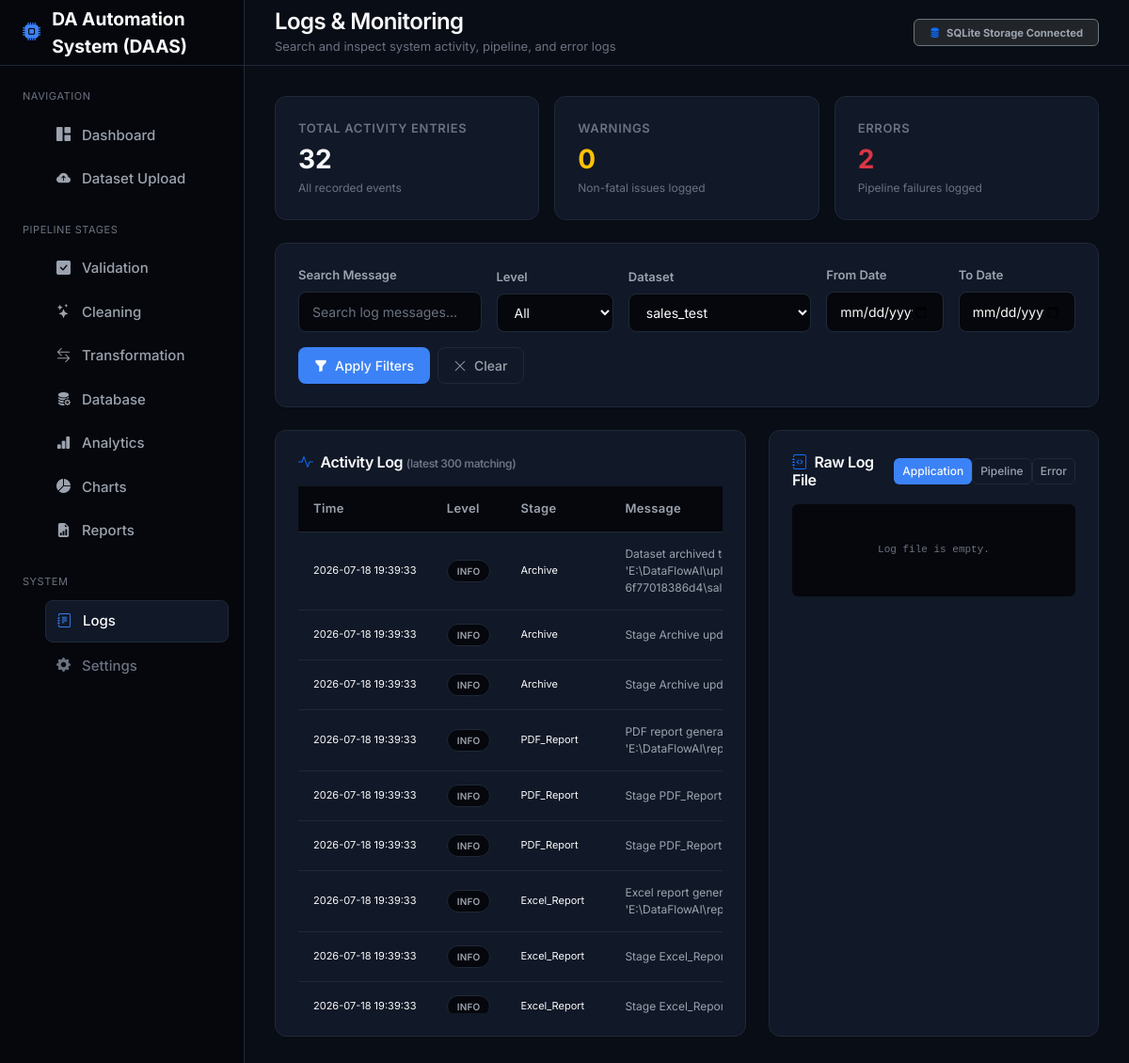
Screenshot of /logs?dataset_id=2 with the database file from the repository.
### src/services/db_service.py (models this page shows)
class ActivityLog(db.Model):
    __tablename__ = 'activity_logs'
    id = db.Column(db.Integer, primary_key=True, autoincrement=True)
    timestamp = db.Column(db.DateTime, default=datetime.utcnow)
    level = db.Column(db.String(10), default='INFO')  # 'INFO', 'WARNING', 'ERROR'
    message = db.Column(db.Text, nullable=False)
    dataset_id = db.Column(db.Integer, nullable=True)
    stage = db.Column(db.String(50), nullable=True)

### src/blueprints/logs.py (the view, shortened to what this page needs)
@logs_bp.route('/logs')
def index():
    search_query = request.args.get('q', '').strip()
    level_filter = request.args.get('level', '').strip()
    dataset_filter = request.args.get('dataset_id', '').strip()
    date_from = request.args.get('date_from', '').strip()
    date_to = request.args.get('date_to', '').strip()
    file_filter = request.args.get('file', 'application')
    query = ActivityLog.query
    if search_query:
        query = query.filter(ActivityLog.message.ilike(f"%{search_query}%"))
    if level_filter:
        query = query.filter(ActivityLog.level == level_filter)
    if dataset_filter:
        try:
            query = query.filter(ActivityLog.dataset_id == int(dataset_filter))
        except ValueError:
            pass
    if date_from:
        try:
            dt_from = datetime.strptime(date_from, '%Y-%m-%d')
            query = query.filter(ActivityLog.timestamp >= dt_from)
        except ValueError:
            pass
    activity_logs = query.order_by(ActivityLog.timestamp.desc()).limit(300).all()
    error_count = ActivityLog.query.filter_by(level='ERROR').count()
    total_count = ActivityLog.query.count()
    warning_count = ActivityLog.query.filter_by(level='WARNING').count()
    datasets = Dataset.query.order_by(Dataset.upload_time.desc()).all()
    if file_filter not in LOG_FILES:
        file_filter = 'application'
    log_file_path = os.path.join(current_app.config['LOGS_DIR'], LOG_FILES[file_filter])
    raw_lines = _tail_file(log_file_path, max_lines=200)
    raw_lines.reverse()  # newest first
    return render_template(
        'logs.html',
        activity_logs=activity_logs,
        datasets=datasets,
        error_count=error_count,
        warning_count=warning_count,
        total_count=total_count,
        filters={
            'q': search_query, 'level': level_filter, 'dataset_id': dataset_filter,
            'date_from': date_from, 'date_to': date_to, 'file': file_filter
        },
        raw_lines=raw_lines,
        log_files=LOG_FILES
    )

### src/blueprints/logs.py (called while the page is built)
def _tail_file(path: str, max_lines: int = 200) -> list:
    if not os.path.exists(path):
        return []
    try:
        with open(path, 'r', errors='replace') as f:
            lines = f.readlines()
        return [l.rstrip('\n') for l in lines[-max_lines:]]
    except Exception as e:
        app_logger.error(f"Failed to read log file {path}: {str(e)}")
        return [f"Error reading log file: {str(e)}"]

### templates/logs.html (shortened to what this page needs)
{% extends "base.html" %}
{% block header_title %}Logs & Monitoring{% endblock %}
{% block header_subtitle %}Search and inspect system activity, pipeline, and error logs{% endblock %}
{% block content %}
<div class="container-fluid p-0 fade-in">
    <div class="row g-3 mb-4">
        <div class="col-md-4">
            <div class="card-custom card-custom-hover">
                <div class="card-title-custom">Total Activity Entries</div>
                <div class="card-value-custom">{{ total_count }}</div>
                <div class="card-desc-custom">All recorded events</div>
            </div>
        </div>
        <div class="col-md-4">
            <div class="card-custom card-custom-hover">
                <div class="card-title-custom">Warnings</div>
                <div class="card-value-custom text-warning">{{ warning_count }}</div>
                <div class="card-desc-custom">Non-fatal issues logged</div>
            </div>
        </div>
        <div class="col-md-4">
            <div class="card-custom card-custom-hover">
                <div class="card-title-custom">Errors</div>
                <div class="card-value-custom text-danger">{{ error_count }}</div>
                <div class="card-desc-custom">Pipeline failures logged</div>
            </div>
        </div>
    </div>
    <div class="card-custom mb-4">
        <form method="get" action="{{ url_for('logs.index') }}" class="row g-3 align-items-end">
            <div class="col-md-3">
                <label class="form-label-custom">Search Message</label>
                <input type="text" name="q" value="{{ filters.q }}" placeholder="Search log messages..." class="form-control-custom">
            </div>
            <div class="col-md-2">
                <label class="form-label-custom">Level</label>
                <select name="level" class="form-control-custom">
                    <option value="" {% if not filters.level %}selected{% endif %}>All</option>
                </select>
            </div>
            <div class="col-md-3">
                <label class="form-label-custom">Dataset</label>
                <select name="dataset_id" class="form-control-custom">
                    {% for d in datasets %}
                    <option value="{{ d.id }}" {% if filters.dataset_id == d.id|string %}selected{% endif %}>{{ d.dataset_name }}</option>
                    {% endfor %}
                </select>
            </div>
            <div class="col-md-2">
                <label class="form-label-custom">From Date</label>
                <input type="date" name="date_from" value="{{ filters.date_from }}" class="form-control-custom">
            </div>
            <div class="col-md-2">
                <label class="form-label-custom">To Date</label>
                <input type="date" name="date_to" value="{{ filters.date_to }}" class="form-control-custom">
            </div>
            <div class="col-12 d-flex gap-2">
                <button type="submit" class="btn-custom btn-custom-primary">
                    <i class="bi bi-funnel-fill"></i> Apply Filters
                </button>
                <a href="{{ url_for('logs.index') }}" class="btn-custom btn-custom-secondary">
                    <i class="bi bi-x-lg"></i> Clear
                </a>
            </div>
        </form>
    </div>
    <div class="row g-4">
        <div class="col-lg-7">
            <div class="card-custom h-100">
                <h6 class="mb-3"><i class="bi bi-activity text-primary me-2"></i>Activity Log <span class="text-muted-custom" style="font-size: 12px;">(latest 300 matching)</span></h6>
                {% if not activity_logs %}
                <div class="text-center py-5 text-muted-custom">
                    <i class="bi bi-inbox" style="font-size: 2rem;"></i>
                    <p class="mt-2">No log entries match the current filters.</p>
                </div>
                {% else %}
                <div class="table-responsive" style="max-height: 560px; overflow-y: auto;">
                    <table class="table-custom">
                        <thead>
                            <tr>
                                <th>Time</th>
                                <th>Level</th>
                                <th>Stage</th>
                                <th>Message</th>
                            </tr>
                        </thead>
                        <tbody>
                            {% for log in activity_logs %}
                            <tr>
                                <td style="font-size: 11px; white-space: nowrap;">{{ log.timestamp.strftime('%Y-%m-%d %H:%M:%S') }}</td>
                                <td>
                                    <span class="badge-custom {% if log.level == 'ERROR' %}badge-custom-danger{% elif log.level == 'WARNING' %}badge-custom-warning{% else %}badge-custom-neutral{% endif %}" style="font-size: 10px;">
                                        {{ log.level }}
                                    </span>
                                </td>
                                <td style="font-size: 11px;">{{ log.stage or 'System' }}</td>
                                <td style="font-size: 12px;" class="text-secondary-custom">{{ log.message }}</td>
                            </tr>
                            {% endfor %}
                        </tbody>
                    </table>
                </div>
                {% endif %}
            </div>
        </div>
        <div class="col-lg-5">
            <div class="card-custom h-100">
                <div class="d-flex justify-content-between align-items-center mb-3">
                    <h6 class="m-0"><i class="bi bi-journal-code text-primary me-2"></i>Raw Log File</h6>
                    <div class="btn-group btn-group-sm">
                        {% for key, fname in log_files.items() %}
                        <a href="{{ url_for('logs.index', q=filters.q, level=filters.level, dataset_id=filters.dataset_id, date_from=filters.date_from, date_to=filters.date_to, file=key) }}"
                           class="btn-custom btn-custom-sm {% if filters.file == key %}btn-custom-primary{% else %}btn-custom-secondary{% endif %}">
                            {{ key.title() }}
                        </a>
                        {% endfor %}
                    </div>
                </div>
                <div class="p-3 rounded" style="background-color: var(--bg-secondary); max-height: 500px; overflow-y: auto; font-family: 'SF Mono', Consolas, monospace; font-size: 11px; line-height: 1.6;">
                    {% if not raw_lines %}
                    <div class="text-muted-custom text-center py-4">Log file is empty.</div>
                    {% endif %}
                </div>
            </div>
        </div>
    </div>
</div>
{% endblock %}

### static/css/variables.css (style rules this page uses)
:root { --bg-primary: #090d16; --bg-secondary: #05070c; --bg-card: #111827; --bg-card-hover: #1f2937; --border-color: #1f2937; --border-hover: #374151; --text-primary: #f9fafb; --text-secondary: #9ca3af; --text-muted: #6b7280; --accent-blue: #3b82f6; --accent-blue-hover: #2563eb; --accent-blue-glow: rgba(59, 130, 246, 0.15); --color-pending: #f59e0b; --color-running: #3b82f6; --color-completed: #10b981; --color-failed: #ef4444; --font-sans: 'Inter', -apple-system, BlinkMacSystemFont, "Segoe UI", Roboto, Helvetica, Arial, sans-serif; --sidebar-width: 260px; --header-height: 70px; --shadow-sm: 0 1px 2px 0 rgba(0, 0, 0, 0.05); --shadow-md: 0 4px 6px -1px rgba(0, 0, 0, 0.1), 0 2px 4px -1px rgba(0, 0, 0, 0.06); --shadow-lg: 0 10px 15px -3px rgba(0, 0, 0, 0.3), 0 4px 6px -2px rgba(0, 0, 0, 0.15); --radius-sm: 0.375rem; --radius-md: 0.5rem; --radius-lg: 0.75rem; --radius-xl: 1rem; }

### static/css/theme.css (style rules this page uses)
* { box-sizing: border-box; margin: 0; padding: 0; }
body { background-color: var(--bg-primary); color: var(--text-primary); font-family: var(--font-sans); font-size: 15px; line-height: 1.5; -webkit-font-smoothing: antialiased; -moz-osx-font-smoothing: grayscale; overflow-x: hidden; }
h1, h2, h3, h4, h5, h6 { color: var(--text-primary); font-weight: 600; letter-spacing: -0.025em; }
a { color: var(--accent-blue); text-decoration: none; transition: color 0.2s ease; }
.text-secondary-custom { color: var(--text-secondary) !important; }
.text-muted-custom { color: var(--text-muted) !important; }

### static/css/cards.css (style rules this page uses)
.card-custom { background-color: var(--bg-card); border: 1px solid var(--border-color); border-radius: var(--radius-lg); padding: 1.5rem; box-shadow: var(--shadow-sm); transition: border-color 0.2s ease, box-shadow 0.2s ease, transform 0.2s ease; }
.card-title-custom { font-size: 13px; font-weight: 600; text-transform: uppercase; letter-spacing: 0.05em; color: var(--text-muted); margin-bottom: 0.5rem; }
.card-value-custom { font-size: 1.75rem; font-weight: 700; color: var(--text-primary); line-height: 1; }
.card-desc-custom { font-size: 12px; color: var(--text-muted); margin-top: 0.5rem; }
.badge-custom { display: inline-flex; align-items: center; font-size: 11px; font-weight: 600; letter-spacing: 0.02em; padding: 0.25rem 0.625rem; border-radius: 9999px; border: 1px solid transparent; line-height: 1.4; }
.badge-custom-neutral { background-color: var(--bg-secondary); color: var(--text-secondary); border-color: var(--border-color); }

### static/css/tables.css (style rules this page uses)
.table-custom { width: 100%; border-collapse: collapse; margin-bottom: 0; color: var(--text-primary); }
.table-custom th { background-color: var(--bg-secondary); border-bottom: 1px solid var(--border-color); color: var(--text-secondary); font-weight: 600; font-size: 13px; text-align: left; padding: 0.875rem 1rem; letter-spacing: 0.025em; position: sticky; top: 0; z-index: 1; }
.table-custom td { padding: 0.875rem 1rem; border-bottom: 1px solid var(--border-color); font-size: 14px; color: var(--text-primary); vertical-align: middle; }
.table-custom tbody tr { transition: background-color 0.2s ease; }

### static/css/forms.css (style rules this page uses)
.form-label-custom { display: block; font-size: 13px; font-weight: 600; color: var(--text-secondary); margin-bottom: 0.5rem; }
.form-control-custom { display: block; width: 100%; padding: 0.625rem 0.875rem; font-size: 14px; font-weight: 400; line-height: 1.5; color: var(--text-primary); background-color: var(--bg-secondary); background-clip: padding-box; border: 1px solid var(--border-color); border-radius: var(--radius-md); transition: border-color 0.15s ease-in-out, box-shadow 0.15s ease-in-out; }
.form-control-custom::placeholder { color: var(--text-muted); opacity: 1; }

### static/css/buttons.css (style rules this page uses)
.btn-custom { display: inline-flex; align-items: center; justify-content: center; gap: 0.5rem; font-weight: 500; font-size: 14px; padding: 0.5rem 1rem; border-radius: var(--radius-md); border: 1px solid transparent; cursor: pointer; transition: all 0.2s ease; text-decoration: none; }
.btn-custom-primary { background-color: var(--accent-blue); color: var(--text-primary); }
.btn-custom-secondary { background-color: var(--bg-card); border-color: var(--border-color); color: var(--text-secondary); }
.btn-custom-sm { padding: 0.25rem 0.5rem; font-size: 12px; border-radius: var(--radius-sm); }

### static/css/animations.css (style rules this page uses)
.fade-in { animation: fadeIn 0.4s cubic-bezier(0.16, 1, 0.3, 1) forwards; }

### rows the page displays
ActivityLog: timestamp "2026-07-18 19:39:33", level "INFO", stage "Archive", message "Dataset archived…"
ActivityLog: timestamp "2026-07-18 19:39:33", level "INFO", stage "Archive", message "Stage Archive…"
ActivityLog: timestamp "2026-07-18 19:39:33", level "INFO", stage "Archive", message "Stage Archive…"
ActivityLog: timestamp "2026-07-18 19:39:33", level "INFO", stage "PDF_Report", message "PDF report…"
ActivityLog: timestamp "2026-07-18 19:39:33", level "INFO", stage "PDF_Report", message "Stage PDF_Report…"
ActivityLog: timestamp "2026-07-18 19:39:33", level "INFO", stage "PDF_Report", message "Stage PDF_Report…"
ActivityLog: timestamp "2026-07-18 19:39:33", level "INFO", stage "Excel_Report", message "Excel report…"
ActivityLog: timestamp "2026-07-18 19:39:33", level "INFO", stage "Excel_Report", message "Stage…"
ActivityLog: timestamp "2026-07-18 19:39:33", level "INFO", stage "Excel_Report", message "Stage…"

### other values shown
{{ total_count }} "32"
{{ warning_count }} "0"
{{ error_count }} "2"
{{ key.title() }} "Application" "Pipeline" "Error"
form field dataset_id "sales_test"
